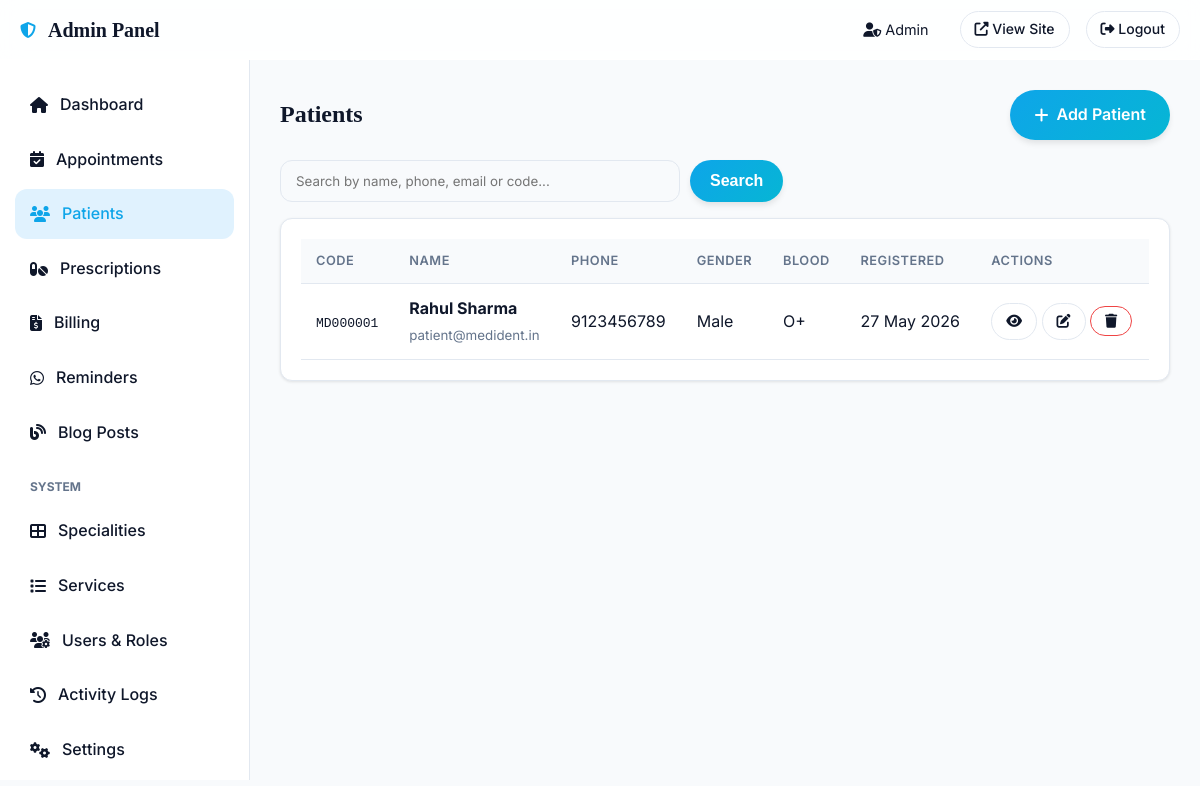
/secure-admin-panel/patients (signed in), run on the app's committed database.
### models.py (models this page shows, shortened)
class User(UserMixin, db.Model):
    __tablename__ = 'users'
    id = db.Column(db.Integer, primary_key=True)
    name = db.Column(db.String(120), nullable=False)
    email = db.Column(db.String(120), unique=True, nullable=False)
    phone = db.Column(db.String(20))
    password_hash = db.Column(db.String(256), nullable=False)
    role = db.Column(db.String(20), default='patient')  # patient, dentist, receptionist, admin
    is_active = db.Column(db.Boolean, default=True)
    avatar = db.Column(db.String(256))
    created_at = db.Column(db.DateTime, default=datetime.utcnow)
    last_login = db.Column(db.DateTime)
    reset_token = db.Column(db.String(100))
    reset_token_expiry = db.Column(db.DateTime)
    preferred_language = db.Column(db.String(10), default='en')
    patient_profile = db.relationship('Patient', backref='user', uselist=False)
    appointments = db.relationship('Appointment', backref='user', lazy='dynamic', foreign_keys='Appointment.user_id')
    blog_posts = db.relationship('BlogPost', backref='author', lazy='dynamic')
    activity_logs = db.relationship('ActivityLog', backref='user', lazy='dynamic')

class Patient(db.Model):
    __tablename__ = 'patients'
    id = db.Column(db.Integer, primary_key=True)
    user_id = db.Column(db.Integer, db.ForeignKey('users.id'), unique=True)
    patient_code = db.Column(db.String(20), unique=True)
    dob = db.Column(db.Date)
    age = db.Column(db.Integer)
    gender = db.Column(db.String(10))
    blood_group = db.Column(db.String(5))
    address = db.Column(db.Text)
    city = db.Column(db.String(80))
    emergency_contact = db.Column(db.String(20))
    emergency_name = db.Column(db.String(120))
    allergies = db.Column(db.Text)
    medical_history = db.Column(db.Text)
    dental_history = db.Column(db.Text)
    current_medications = db.Column(db.Text)
    insurance_provider = db.Column(db.String(120))
    insurance_id = db.Column(db.String(80))
    qr_code_path = db.Column(db.String(256))
    created_at = db.Column(db.DateTime, default=datetime.utcnow)
    updated_at = db.Column(db.DateTime, default=datetime.utcnow, onupdate=datetime.utcnow)
    appointments = db.relationship('Appointment', backref='patient', lazy='dynamic', foreign_keys='Appointment.patient_id')
    prescriptions = db.relationship('Prescription', backref='patient', lazy='dynamic')
    medical_reports = db.relationship('MedicalReport', backref='patient', lazy='dynamic')
    invoices = db.relationship('Invoice', backref='patient', lazy='dynamic')
    notifications = db.relationship('Notification', backref='patient', lazy='dynamic')

### routes/admin.py (the view)
@admin_bp.route('/patients')
@login_required
@admin_required
def patients():
    page = request.args.get('page', 1, type=int)
    search = request.args.get('search', '')
    query = Patient.query.join(User)
    if search:
        query = query.filter(
            db.or_(User.name.ilike(f'%{search}%'), User.phone.ilike(f'%{search}%'),
                   User.email.ilike(f'%{search}%'), Patient.patient_code.ilike(f'%{search}%'))
        )
    patients = query.order_by(Patient.created_at.desc()).paginate(page=page, per_page=15, error_out=False)
    return render_template('admin/patients.html', patients=patients, search=search)

### routes/admin.py (called while the page is built)
def admin_required(f):
    @wraps(f)
    def decorated(*args, **kwargs):
        if not current_user.is_authenticated:
            return redirect(url_for('auth.login'))
        if current_user.role not in ['admin', 'dentist', 'receptionist']:
            flash('Access denied. Admin only.', 'error')
            return redirect(url_for('public.index'))
        return f(*args, **kwargs)
    return decorated

### templates/admin/patients.html (shortened to what this page needs)
{% extends "admin/base.html" %}
{% block content %}
<div style="display:flex;justify-content:space-between;align-items:center;margin-bottom:20px;">
    <h2>Patients</h2>
    <a href="{{ url_for('admin.add_patient') }}" class="btn btn-primary"><i class="fas fa-plus"></i> Add Patient</a>
</div>
<form method="GET" style="margin-bottom:16px;display:flex;gap:10px;">
    <input type="text" name="search" class="form-control" placeholder="Search by name, phone, email or code..." value="{{ search }}" style="max-width:400px;">
    <button type="submit" class="btn btn-primary" style="padding:8px 20px;">Search</button>
</form>
<div class="card">
    <div class="table-responsive">
        <table class="table">
            <thead><tr><th>Code</th><th>Name</th><th>Phone</th><th>Gender</th><th>Blood</th><th>Registered</th><th>Actions</th></tr></thead>
            <tbody>
            {% for p in patients.items %}
            <tr>
                <td><code>{{ p.patient_code }}</code></td>
                <td><strong>{{ p.user.name }}</strong><br><small class="text-muted">{{ p.user.email }}</small></td>
                <td>{{ p.user.phone or '-' }}</td>
                <td>{{ p.gender or '-' }}</td>
                <td>{{ p.blood_group or '-' }}</td>
                <td>{{ p.created_at.strftime('%d %b %Y') }}</td>
                <td>
                    <a href="{{ url_for('admin.patient_detail', patient_id=p.id) }}" class="btn-outline-sm"><i class="fas fa-eye"></i></a>
                    <a href="{{ url_for('admin.edit_patient', patient_id=p.id) }}" class="btn-outline-sm"><i class="fas fa-edit"></i></a>
                    {% if current_user.role == 'admin' %}
                    <form method="POST" action="{{ url_for('admin.delete_patient', patient_id=p.id) }}" style="display:inline;" onsubmit="return confirm('Permanently delete this patient?');">
                        <button class="btn-outline-sm text-danger" style="border-color:var(--danger);"><i class="fas fa-trash"></i></button>
                    </form>
                    {% endif %}
                </td>
            </tr>
            {% else %}
            <tr><td colspan="7" class="text-center">No patients found.</td></tr>
            {% endfor %}
            </tbody>
        </table>
    </div>
</div>
{% endblock %}

### templates/admin/base.html (shortened to what this page needs)
<!DOCTYPE html>
<html lang="en" data-theme="light">
<head>
    <link rel="stylesheet" href="https://cdnjs.cloudflare.com/ajax/libs/font-awesome/6.5.0/css/all.min.css">
    <link rel="stylesheet" href="{{ url_for('static', filename='css/main.css') }}">
</head>
<body>
<nav class="navbar" style="height: 60px;">
    <div class="nav-container" style="justify-content: space-between; width: 100%;">
        <div class="nav-brand">
            <i class="fas fa-shield-alt text-primary"></i>
            <span class="brand-main">Admin Panel</span>
        </div>
        <div class="nav-actions">
            <span style="font-size: 0.9rem; margin-right: 15px;"><i class="fas fa-user-shield"></i> {{ current_user.name }}</span>
            <a href="{{ url_for('public.index') }}" class="btn-outline-sm" target="_blank"><i class="fas fa-external-link-alt"></i> View Site</a>
            <a href="{{ url_for('auth.logout') }}" class="btn-outline-sm text-danger"><i class="fas fa-sign-out-alt"></i> Logout</a>
        </div>
    </div>
</nav>
<div class="dashboard-layout" style="padding-top: 60px;">
    <aside class="dashboard-sidebar">
        <nav class="dashboard-nav">
            <a href="{{ url_for('admin.dashboard') }}" class="dashboard-link {% if request.endpoint == 'admin.dashboard' %}active{% endif %}">
                <i class="fas fa-home"></i> Dashboard
            </a>
            <a href="{{ url_for('admin.appointments') }}" class="dashboard-link {% if request.endpoint and 'appointment' in request.endpoint %}active{% endif %}">
                <i class="fas fa-calendar-check"></i> Appointments
            </a>
            <a href="{{ url_for('admin.patients') }}" class="dashboard-link {% if request.endpoint and 'patient' in request.endpoint %}active{% endif %}">
                <i class="fas fa-users"></i> Patients
            </a>
            <a href="{{ url_for('admin.prescriptions') }}" class="dashboard-link {% if request.endpoint and 'prescription' in request.endpoint %}active{% endif %}">
                <i class="fas fa-pills"></i> Prescriptions
            </a>
            <a href="{{ url_for('admin.billing') }}" class="dashboard-link {% if request.endpoint and 'billing' in request.endpoint %}active{% endif %}">
                <i class="fas fa-file-invoice-dollar"></i> Billing
            </a>
            <a href="{{ url_for('admin.reminders') }}" class="dashboard-link {% if request.endpoint and 'reminder' in request.endpoint %}active{% endif %}">
                <i class="fab fa-whatsapp"></i> Reminders
            </a>
            <a href="{{ url_for('admin.blog') }}" class="dashboard-link {% if request.endpoint and 'blog' in request.endpoint %}active{% endif %}">
                <i class="fas fa-blog"></i> Blog Posts
            </a>
            {% if current_user.role == 'admin' %}
            <div style="margin: 15px 0 5px; padding-left: 15px; font-size: 0.75rem; text-transform: uppercase; color: var(--text-muted); font-weight: 700;">System</div>
            <a href="{{ url_for('admin.specialities') }}" class="dashboard-link {% if request.endpoint and 'specialit' in request.endpoint %}active{% endif %}">
                <i class="fas fa-th-large"></i> Specialities
            </a>
            <a href="{{ url_for('admin.services') }}" class="dashboard-link {% if request.endpoint and 'service' in request.endpoint %}active{% endif %}">
                <i class="fas fa-list"></i> Services
            </a>
            <a href="{{ url_for('admin.users') }}" class="dashboard-link {% if request.endpoint and 'users' in request.endpoint %}active{% endif %}">
                <i class="fas fa-users-cog"></i> Users & Roles
            </a>
            <a href="{{ url_for('admin.activity_logs') }}" class="dashboard-link {% if request.endpoint and 'activity_logs' in request.endpoint %}active{% endif %}">
                <i class="fas fa-history"></i> Activity Logs
            </a>
            <a href="{{ url_for('admin.settings') }}" class="dashboard-link {% if request.endpoint and 'settings' in request.endpoint %}active{% endif %}">
                <i class="fas fa-cogs"></i> Settings
            </a>
            {% endif %}
        </nav>
    </aside>
    <main class="dashboard-main">
        {% block content %}{% endblock %}
    </main>
</div>
</body>
</html>

### static/css/main.css (style rules this page uses)
:root { --primary: #0EA5E9; --primary-dark: #0284C7; --primary-light: #E0F2FE; --secondary: #06B6D4; --accent: #38BDF8; --dark: #0F172A; --darker: #0B1120; --light: #F8FAFC; --white: #FFFFFF; --gray: #64748B; --gray-light: #CBD5E1; --gray-dark: #334155; --success: #10B981; --warning: #F59E0B; --danger: #EF4444; --info: #3B82F6; --bg-color: var(--light); --surface-color: var(--white); --text-main: var(--dark); --text-muted: var(--gray); --border-color: #E2E8F0; --shadow-sm: 0 1px 3px rgba(0,0,0,0.1); --shadow-md: 0 4px 6px -1px rgba(0,0,0,0.1); --shadow-lg: 0 10px 15px -3px rgba(0,0,0,0.1); --shadow-glow: 0 0 20px rgba(14, 165, 233, 0.3); --glass-bg: rgba(255, 255, 255, 0.85); --glass-border: rgba(255, 255, 255, 0.4); --font-sans: 'Inter', system-ui, sans-serif; --font-serif: 'Playfair Display', serif; --nav-height: 80px; --container-width: 1200px; --radius-sm: 8px; --radius-md: 12px; --radius-lg: 20px; --radius-full: 9999px; --trans-fast: 0.2s ease; --trans-normal: 0.3s ease; --trans-slow: 0.5s ease; }
* { margin: 0; padding: 0; box-sizing: border-box; }
body { font-family: var(--font-sans); background-color: var(--bg-color); color: var(--text-main); line-height: 1.6; transition: background-color var(--trans-normal), color var(--trans-normal); overflow-x: hidden; }
h1, h2, h3, h4, h5, h6 { font-family: var(--font-serif); font-weight: 700; line-height: 1.2; color: var(--text-main); }
a { text-decoration: none; color: var(--primary); transition: color var(--trans-fast); }
.text-primary { color: var(--primary); }
.text-danger { color: var(--danger); }
.text-muted { color: var(--text-muted); }
.btn { display: inline-flex; align-items: center; justify-content: center; gap: 8px; padding: 12px 24px; border-radius: var(--radius-full); font-weight: 600; font-size: 1rem; cursor: pointer; transition: all var(--trans-normal); border: none; text-decoration: none; }
.btn-primary { background: linear-gradient(135deg, var(--primary), var(--secondary)); color: var(--white); box-shadow: var(--shadow-md); }
.btn-outline-sm { background: transparent; border: 1px solid var(--border-color); color: var(--text-main); padding: 6px 14px; border-radius: var(--radius-full); font-size: 0.875rem; font-weight: 500; text-decoration: none; display: inline-block; }
.navbar { position: fixed; top: 0; left: 0; width: 100%; height: var(--nav-height); background: var(--glass-bg); backdrop-filter: blur(10px); border-bottom: 1px solid var(--glass-border); z-index: 1000; transition: all var(--trans-normal); }
.nav-container { max-width: var(--container-width); margin: 0 auto; padding: 0 20px; height: 100%; display: flex; justify-content: space-between; align-items: center; }
.nav-brand { display: flex; align-items: center; gap: 12px; }
.brand-main { font-family: var(--font-serif); font-weight: 700; font-size: 1.25rem; color: var(--text-main); line-height: 1; }
.nav-actions { display: flex; align-items: center; gap: 16px; }

### static/css/hero.css (style rules this page uses)
.form-control { width: 100%; padding: 12px 15px; border: 1px solid var(--border-color); border-radius: var(--radius-md); background: var(--bg-color); color: var(--text-main); font-family: inherit; transition: all var(--trans-fast); }

### static/css/forms.css (style rules this page uses)
.dashboard-layout { display: flex; min-height: 100vh; padding-top: var(--nav-height); }
.dashboard-sidebar { width: 250px; background: var(--surface-color); border-right: 1px solid var(--border-color); padding: 20px 0; position: fixed; height: calc(100vh - var(--nav-height)); overflow-y: auto; }
.dashboard-nav { display: flex; flex-direction: column; gap: 5px; padding: 0 15px; }
.dashboard-link { display: flex; align-items: center; gap: 12px; padding: 12px 15px; border-radius: var(--radius-md); color: var(--text-main); font-weight: 500; transition: all var(--trans-fast); }
.dashboard-link:hover, .dashboard-link.active { background: var(--primary-light); color: var(--primary); }
.dashboard-main { flex: 1; margin-left: 250px; padding: 30px; background: var(--bg-color); }
.card { background: var(--surface-color); border-radius: var(--radius-md); box-shadow: var(--shadow-sm); border: 1px solid var(--border-color); padding: 20px; margin-bottom: 20px; }
.table-responsive { overflow-x: auto; }
.table { width: 100%; border-collapse: collapse; }
.table th, .table td { padding: 12px 15px; text-align: left; border-bottom: 1px solid var(--border-color); }
.table th { background: var(--bg-color); font-weight: 600; color: var(--text-muted); text-transform: uppercase; font-size: 0.8rem; letter-spacing: 0.5px; }

### data on the page
User: name "Admin"
Patient: patient_code "MD000001", user.name "Rahul Sharma", user.email "patient@medident.in", user "9123456789", gender "Male", blood_group "O+", created_at "27 May 2026"
